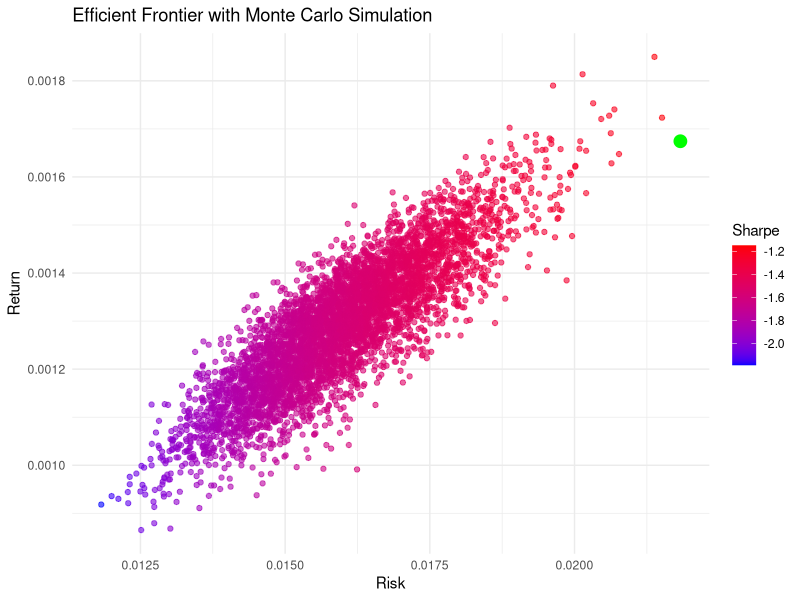

Write the R code that produced this figure.
library(tidyverse)

# Create visuals folder
dir.create("visuals", showWarnings = FALSE)

# Load Returns Data

returns <- read.csv("data/stock_returns.csv")
returns_matrix <- as.matrix(returns[,-1])

num_assets <- ncol(returns_matrix)

# Load Risk-Free Rate

rf_data <- read.csv("data/risk_free_rate.csv")

rf_data$date <- as.Date(rf_data$date)

rf_data <- rf_data %>%
  select(date, value)

# Convert % → decimal
rf_data$value <- rf_data$value / 100

risk_free_rate <- mean(rf_data$value, na.rm = TRUE)

print(paste("Average Risk-Free Rate:", round(risk_free_rate, 4)))

# Metrics

mean_returns <- colMeans(returns_matrix)
cov_matrix <- cov(returns_matrix)
# Functions
portfolio_return <- function(weights, mean_returns) {
  sum(weights * mean_returns)
}

portfolio_risk <- function(weights, cov_matrix) {
  sqrt(t(weights) %*% cov_matrix %*% weights)
}

# Monte Carlo Simulation
set.seed(42)
num_portfolios <- 5000

results <- matrix(nrow = 3, ncol = num_portfolios)
weights_list <- list()

for (i in 1:num_portfolios) {

  weights <- runif(num_assets)
  weights <- weights / sum(weights)

  weights_list[[i]] <- weights
  port_return <- portfolio_return(weights, mean_returns)
  port_risk <- portfolio_risk(weights, cov_matrix)

  sharpe <- (port_return - risk_free_rate) / port_risk

  results[1,i] <- port_return
  results[2,i] <- port_risk
  results[3,i] <- sharpe
}

# Results
results_df <- data.frame(
  Return = results[1,],
  Risk = results[2,],
  Sharpe = results[3,]
)
# Optimal Portfolio

max_sharpe_idx <- which.max(results_df$Sharpe)

optimal_portfolio <- results_df[max_sharpe_idx,]
optimal_weights <- weights_list[[max_sharpe_idx]]

print("Optimal Portfolio:")
print(optimal_portfolio)

weights_df <- data.frame(
  Stock = colnames(returns_matrix),
  Weight = optimal_weights
)

print("Optimal Weights:")
print(weights_df)

write.csv(weights_df, "data/optimal_weights.csv", row.names = FALSE)
# Portfolio Comparison
equal_weights <- rep(1/num_assets, num_assets)

equal_return <- portfolio_return(equal_weights, mean_returns)
equal_risk <- portfolio_risk(equal_weights, cov_matrix)
equal_sharpe <- (equal_return - risk_free_rate) / equal_risk

comparison <- data.frame(
  Portfolio = c("Equal Weight", "Optimal"),
  Return = c(equal_return, optimal_portfolio$Return),
  Risk = c(equal_risk, optimal_portfolio$Risk),
  Sharpe = c(equal_sharpe, optimal_portfolio$Sharpe)
)

print("Portfolio Comparison:")
print(comparison)

write.csv(comparison, "data/portfolio_comparison.csv", row.names = FALSE)
# Plot Efficient Frontier
p <- ggplot(results_df, aes(x = Risk, y = Return, color = Sharpe)) +
  geom_point(alpha = 0.6) +
  scale_color_gradient(low = "blue", high = "red") +
  geom_point(data = optimal_portfolio,
             aes(x = Risk, y = Return),
             color = "green", size = 4) +
  theme_minimal() +
  labs(title = "Efficient Frontier with Monte Carlo Simulation")

ggsave("visuals/efficient_frontier.png", plot = p, width = 8, height = 6)
print("Portfolio Optimisation Completed Successfully!")
